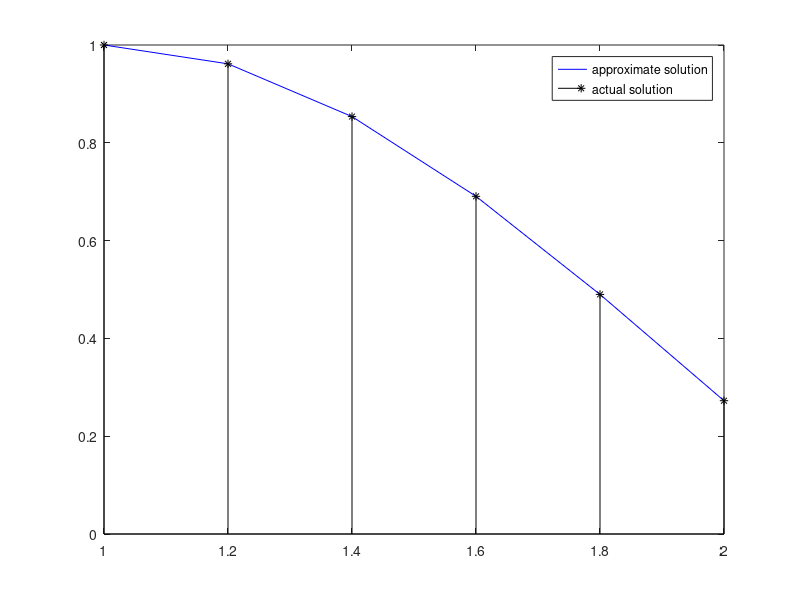

Reproduce this figure in MATLAB.
% Use the RK (direct) method for the system to approximate the solution of
% the following second order differential equation and compare the result
% to the actual solution.
%
% t^2*y'' - 2*t*y' + 2*y = t^3*ln(t),   1 <= t <= 2,
% y(1) = 1,  y'(1) = 0,  with h = 0.2
%
% Actual solution:
% y(t) = (7/4)*t + (1/2)*t^3*ln(t) - (3/4)*t^3

function rk4
clc
clf
clear all
a=1;
b=2;
h=0.2;
n=(b-a)/h;
t=linspace(a,b,n+1);
alpha=1;
alpha1=0;
y(1)=alpha;
y1(1)=alpha1;
for i=1:n
    k1=h*f(t(i),y(i),y1(i));
    k2=h*f(t(i)+h/2,y(i)+y1(i)*h/2+h*k1/8,y1(i)+k1/2);
    k3=h*f(t(i)+h/2,y(i)+y1(i)*h/2+h*k1/8,y1(i)+k2/2);
    k4=h*f(t(i)+h,y(i)+y1(i)*h+h*k3/2,y1(i)+k3);
    y(i+1)=y(i)+h*(y1(i)+(k1+k2+k3)/6);
    y1(i+1)=y1(i)+(k1+2*k2+2*k3+k4)/6;
end
plot(t,y,'-b')
hold on
ey=7/4*t+1/2*t.^3.*log(t)-3/4*t.^3;
stem(t,ey,'*k')
hold off
legend('approximate solution','actual solution');
fprintf(' t approximate exact error \n');
for i=1:n+1
    fprintf(' %11.5f %11.5f %11.5f %11.5f \n',t(i),y(i),ey(i),abs(ey(i)-y(i)));
end
function z=f(t,y,y1)
z=2/t*y1-2*y/t^2+t*log(t);
